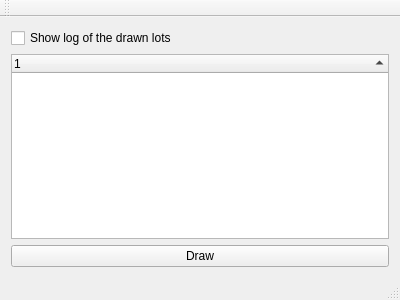
<?xml version="1.0" encoding="UTF-8"?>
<ui version="4.0">
 <class>MainView</class>
 <widget class="QMainWindow" name="MainView">
  <property name="geometry">
   <rect>
    <x>0</x>
    <y>0</y>
    <width>400</width>
    <height>300</height>
   </rect>
  </property>
  <property name="windowTitle">
   <string>Urim Thummim</string>
  </property>
  <widget class="QWidget" name="centralWidget">
   <layout class="QVBoxLayout" name="verticalLayout_2">
    <item>
     <layout class="QVBoxLayout" name="verticalLayout">
      <item>
       <widget class="QCheckBox" name="showLogCheckBox">
        <property name="text">
         <string>Show log of the drawn lots</string>
        </property>
       </widget>
      </item>
      <item>
       <widget class="QTreeWidget" name="logWidget">
        <property name="selectionMode">
         <enum>QAbstractItemView::NoSelection</enum>
        </property>
        <property name="indentation">
         <number>0</number>
        </property>
        <property name="rootIsDecorated">
         <bool>false</bool>
        </property>
        <property name="sortingEnabled">
         <bool>true</bool>
        </property>
        <column>
         <property name="text">
          <string notr="true">1</string>
         </property>
        </column>
       </widget>
      </item>
      <item>
       <widget class="QPushButton" name="drawButton">
        <property name="text">
         <string>Draw</string>
        </property>
       </widget>
      </item>
     </layout>
    </item>
   </layout>
  </widget>
  <widget class="QMenuBar" name="menuBar">
   <property name="geometry">
    <rect>
     <x>0</x>
     <y>0</y>
     <width>400</width>
     <height>20</height>
    </rect>
   </property>
  </widget>
  <widget class="QToolBar" name="mainToolBar">
   <attribute name="toolBarArea">
    <enum>TopToolBarArea</enum>
   </attribute>
   <attribute name="toolBarBreak">
    <bool>false</bool>
   </attribute>
  </widget>
  <widget class="QStatusBar" name="statusBar"/>
 </widget>
 <layoutdefault spacing="6" margin="11"/>
 <resources/>
 <connections/>
</ui>
